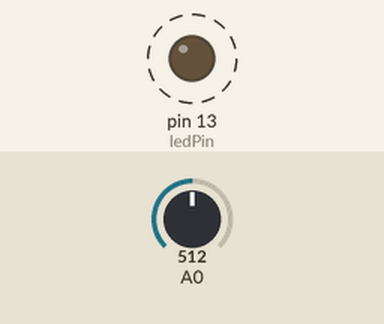
Bench run of a sketch on a simulated Arduino Uno, built with avr-gcc and run on an emulated ATmega328P. On the bench: output pins drawn as LEDs (lit = HIGH). Dashed ring = blinking. The inputs (shaded band) are chosen by the test bench; at power-on: A0 = 512.

Above: at 1.8 s.
1.9 s: A0 set to 0
At 2.6 s:
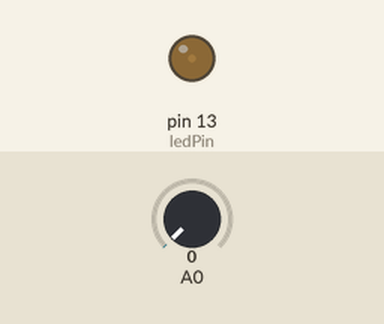
3.6 s: A0 set to 122
At 3.9 s:
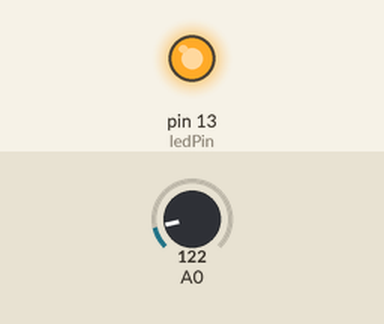
Timing chart, 0 to 13.1 s (numbered marks = the images above; inputs shaded):
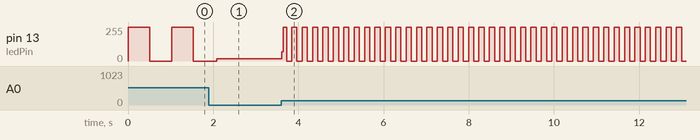

The sketch:

3_5.ino
```cpp
int ledPin = 13;
int val = 0;
void setup() {
  pinMode(ledPin, OUTPUT);
}

void loop() {
  val = analogRead(A0);
  digitalWrite(ledPin, HIGH);
  delay(val);
  digitalWrite(ledPin, LOW);
  delay(val);
}
```

Measured:
- after the input at 3.6 s, pin 13 (ledPin): 16/255 → 68/255 at once, then moves between 0/255 and 255/255, repeating every 0.24 s
- by itself, pin 13 (ledPin): alternates 255/255 for 0.51 s and 0/255 for 0.51 s
